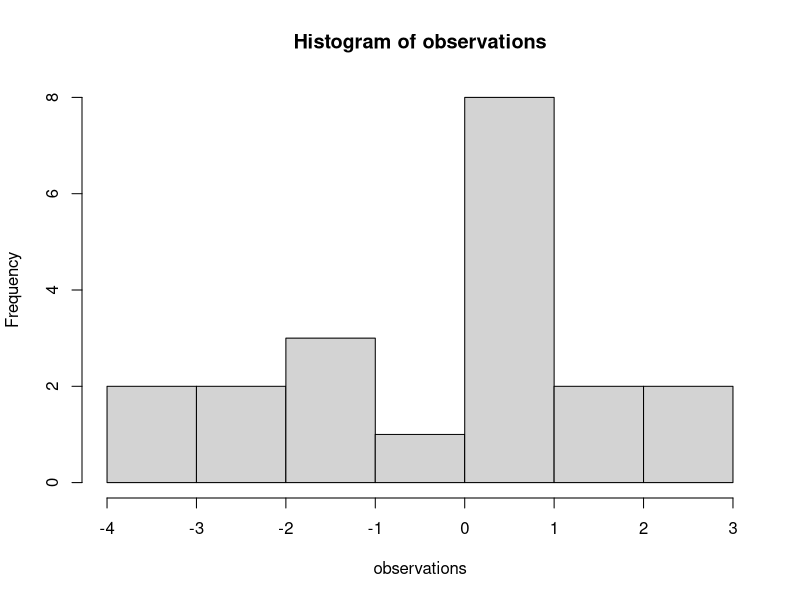
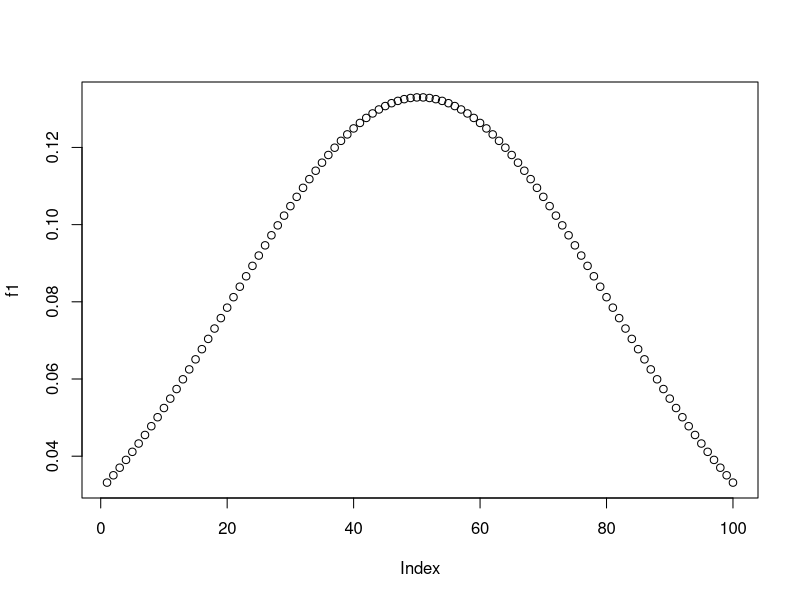
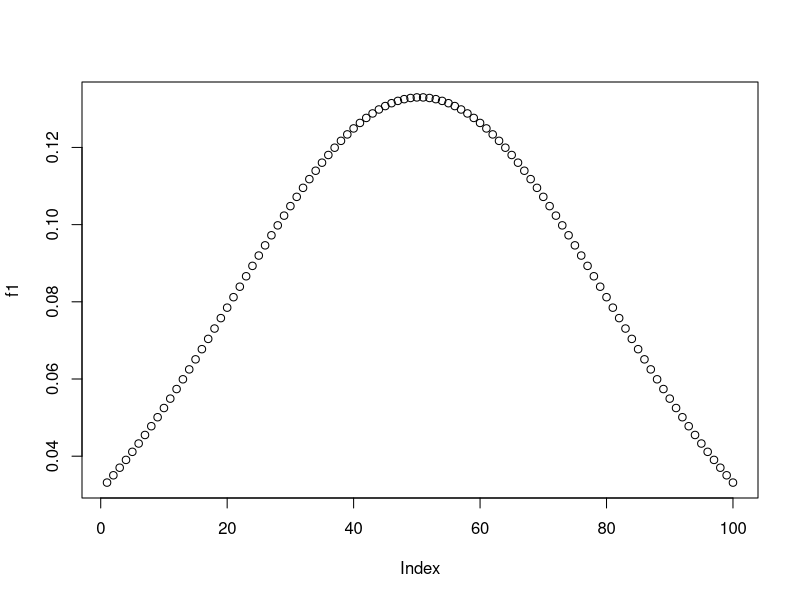
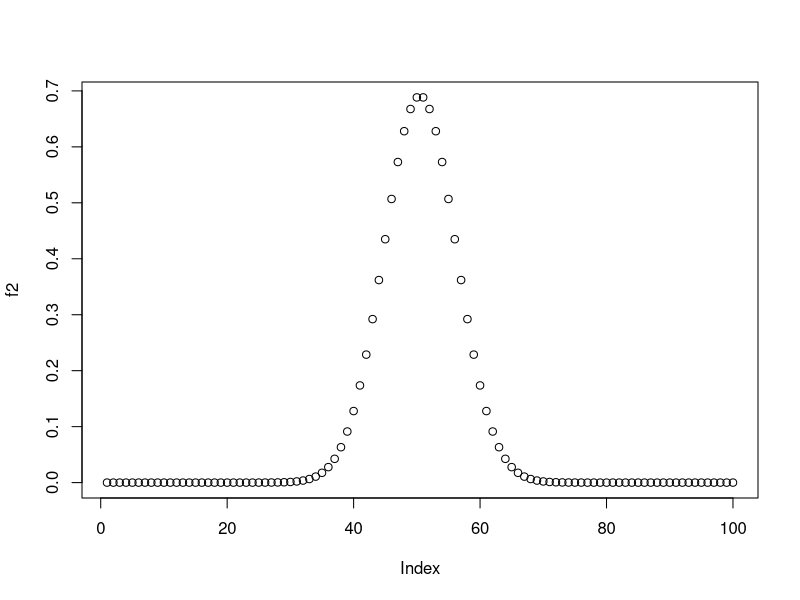
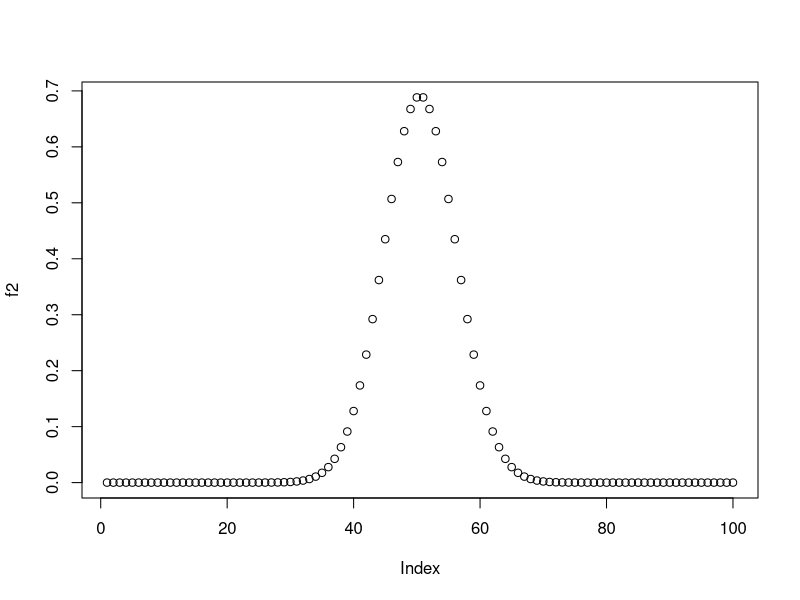
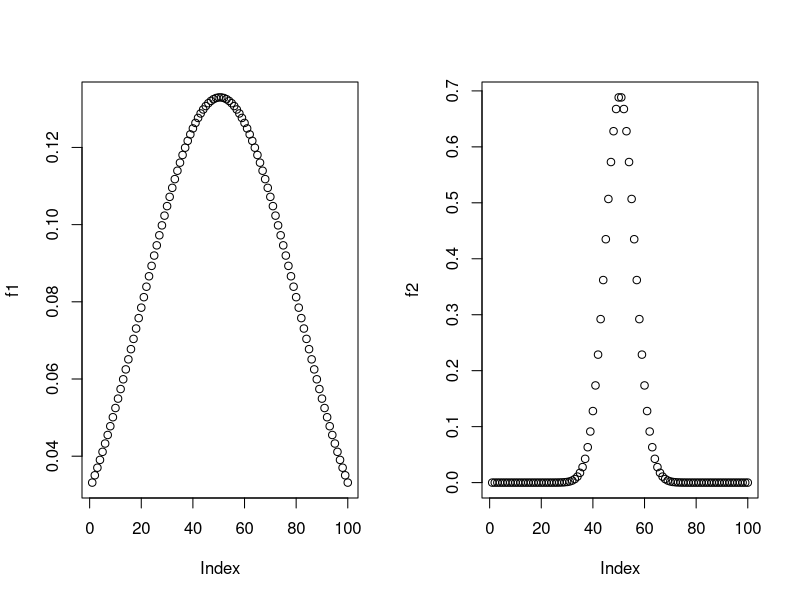

Generate these figures, in order, with R:
observations <- rnorm(20, mean = 0, sd = 2)
observations

hist(observations)

#coding two ways the probability density
x <- seq(-5, 5, length.out = 100)
sigma <- 3
mu <- 0

x
f1 <- (1/(sigma*sqrt(2*pi)))*exp((-(1/2))*((x-mu)/sigma)^2)
sigma1 <- plot(f1)
sigma3 <- plot(f1)

tau <- 3
f2 <- sqrt(tau/(2*pi))*exp(((-tau)*(x-mu)^2)/2)
tau1 <- plot(f2)
tau3 <- plot(f2)

par(mfrow = c(1, 2))
plot(f1)
plot(f2)

#simulation
values <- rnorm(10000,7,sqrt(1/2))
count <- sum(values > 8.4)
count/10000
